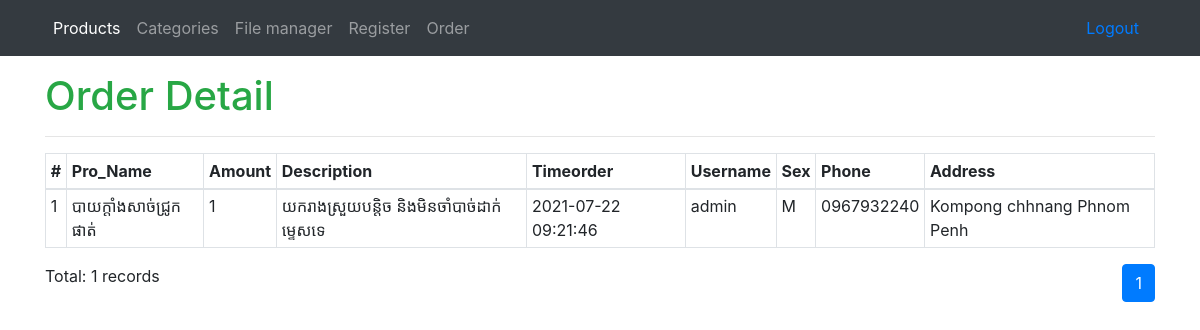
Screenshot of /order/index.php (signed in) with the database file from the repository.
### tables this page shows
CREATE TABLE `orders` (
  `id` int(11) NOT NULL,
  `pname` varchar(100) NOT NULL,
  `amount` int(11) NOT NULL,
  `re_id` int(11) NOT NULL,
  `description` varchar(100) DEFAULT '1',
  `timeorder` datetime NOT NULL DEFAULT current_timestamp(),
  `active` int(11) NOT NULL DEFAULT 1
);

CREATE TABLE `register` (
  `id` int(11) NOT NULL,
  `fname` varchar(45) NOT NULL,
  `lname` varchar(45) NOT NULL,
  `sex` varchar(15) NOT NULL,
  `username` varchar(45) NOT NULL,
  `password` varchar(100) NOT NULL,
  `phone` varchar(45) NOT NULL,
  `address` varchar(100) NOT NULL,
  `time_create` datetime NOT NULL DEFAULT current_timestamp(),
  `active` int(11) DEFAULT 1
);

### order/index.php (the view, shortened to what this page needs)
<?php
include('../function.php');
$page = 1;
$sql = "select orders.pname, orders.amount, orders.description, orders.timeorder,
register.username, register.sex, register.phone, register.address from orders
inner join register on orders.re_id=register.id limit ?,".ROW ;
$result = paginate($page ,$sql);
?>
<?php include('../templates/header.php');?>
<h1 class="text text-success text-sm">Order Detail</h1>
<hr>
<table class="table table-bordered table-sm">
    <thead>
        <tr>
            <th>#</th>
            <th>Pro_Name</th>
            <th>Amount</th>
            <th>Description</th>
            <th>Timeorder</th>
            <th>Username</th>
            <th>Sex</th>
            <th>Phone</th>
            <th>Address</th>
        </tr>
    </thead>
    <tbody>
        <?php
            $pagex = @$_GET['page'];
            if(!$pagex)
            {
                $pagex = 1;
            }
            $i = ROW * ($pagex-1) + 1;
        ?>
        <?php foreach($result as $p){?>
            <tr>
                <td><?php echo $i++; ?></td>
                <td><?php echo $p['pname']; ?></td>
                <td><?php echo $p['amount']; ?></td>
                <td><?php echo $p['description']; ?></td>
                <td><?php echo $p['timeorder']; ?></td>
                <td><?php echo $p['username']; ?></td>
                <td><?php echo $p['sex']; ?></td>
                <td><?php echo $p['phone']; ?></td>
                <td><?php echo $p['address']; ?></td>
            </tr>
        <?php }?>
    </tbody>
</table>
    <div class="d-flex justify-content-between">
            <p>
                    Total: <?php  echo mysqli_num_rows($result);?> records
            </p>
    </div>
<?php include('../templates/footer.php');?>

### rows the page displays
orders: pname "បាយក្ដាំងសាច់ជ្រូកផាត់", amount "1", description "យករាងស្រួយបន្ដិច និងមិនចាំបាច់ដាក់ម្ទេសទេ", timeorder "2021-07-22 09:21:46", register.username "admin", register.sex "M", register.phone "0967932240", register.address "Kompong chhnang Phnom Penh"

### other values shown
mysqli_num_rows($result) "1"
